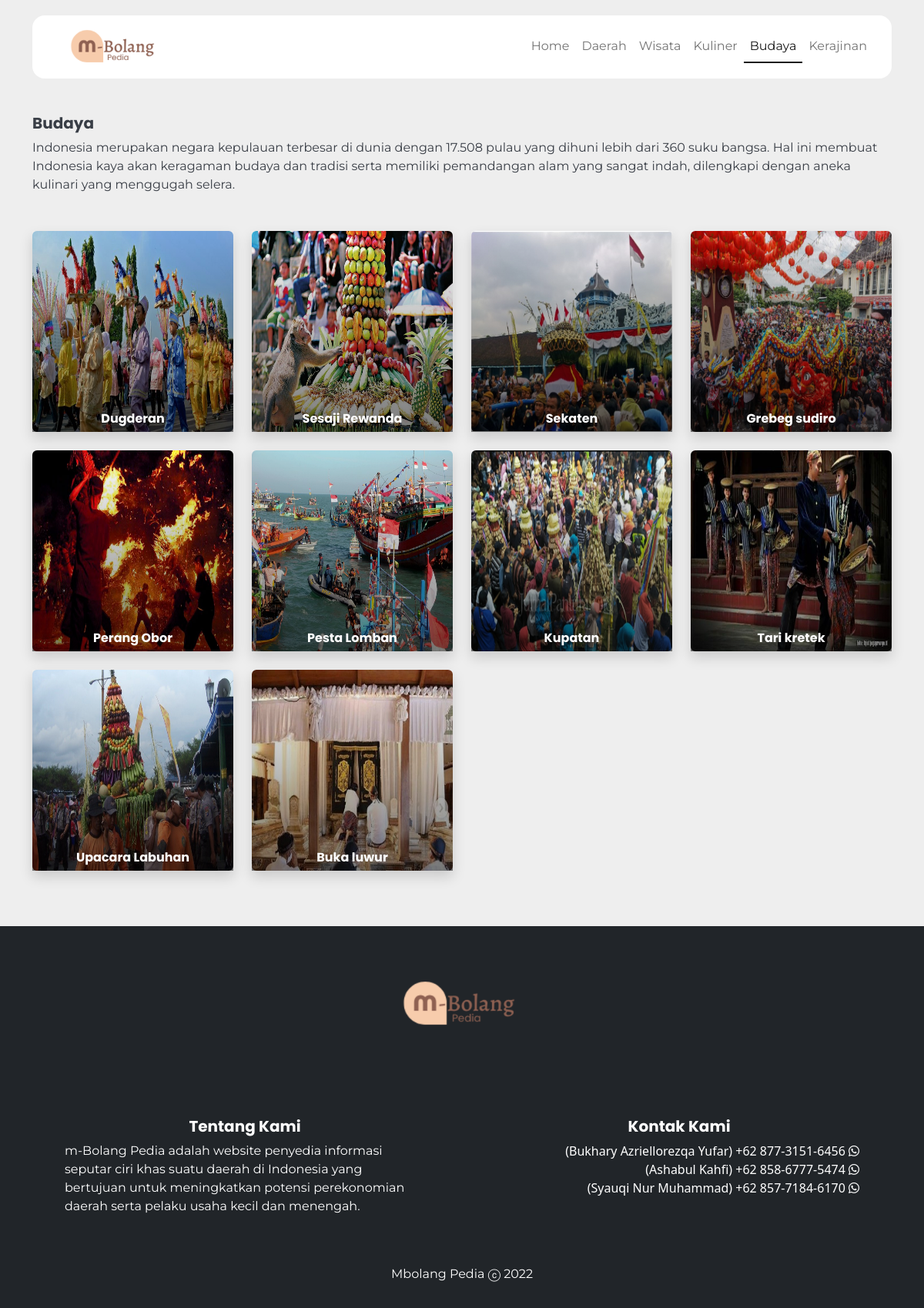
The app's page /index.php/home/budaya with its own data.
### tables this page shows
CREATE TABLE `tb_budaya` (
  `id_budaya` int(11) NOT NULL,
  `name_budaya` varchar(128) NOT NULL,
  `image_budaya` varchar(255) NOT NULL,
  `description_budaya` text NOT NULL,
  `id_kota` int(11) NOT NULL,
  `date_created` date NOT NULL
);

### application/controllers/Home.php (called while the page is built, shortened)
<?php
class Home extends CI_Controller
{
	public function budaya()
	{
		$data['title'] = 'Budaya';
		$data['budaya'] = $this->M_Crud->budaya()->result_array();
		$this->load->view('template/V_Hhome', $data);
		$this->load->view('home/V_budaya', $data);
		$this->load->view('template/V_Fhome', $data);
	}
}

### index.php (called while the page is built, shortened)
<?php
require_once BASEPATH.'core/CodeIgniter.php';

### application/models/M_Crud.php (called while the page is built, shortened)
<?php
class M_crud extends CI_Model
{
	function budaya()
	{
		$this->db->select('*');
		$this->db->from('tb_budaya');
		$this->db->join('tb_kota', 'tb_budaya.id_kota = tb_kota.id_kota');
		return $this->db->get();
	}
}

### application/views/home/V_budaya.php (the view)
<div class="container" style="margin-top: 66px !important;">
	<h5><?= $title ?></h5>
	<p class="mb-5">Indonesia merupakan negara kepulauan terbesar di dunia dengan 17.508 pulau yang dihuni lebih dari 360 suku bangsa. Hal ini membuat Indonesia kaya akan keragaman budaya dan tradisi serta memiliki pemandangan alam yang sangat indah, dilengkapi dengan aneka kulinari yang menggugah selera.</p>
	<div class="row">
		<?php foreach ($budaya as $bd) : ?>
			<div class="col-3 mb-4 ">
				<div class="shadow ratio ratio-1x1 ">
					<a class="bg-img " href="<?= base_url('Budaya/') . $bd['id_budaya'] ?>">
						<img src="<?= base_url('assets/budaya/') . $bd['image_budaya'] ?> " class=" bg-img rounded w-100 h-100 top-0 ">
						<div class="text-white d-flex justify-content-center  h-100 w-100 position-absolute align-items-end top-0 text-center  " style="    background: transparent linear-gradient(180deg,rgb(253 253 253 / 0%) 0,rgb(0 0 0 / 53%) 100%) 0 0 no-repeat padding-box;	">
							<h6 class="text-white"><?= $bd['name_budaya'] ?></h6>
						</div>
					</a>
				</div>
			</div>
		<?php endforeach; ?>
	</div>
</div>

### application/views/template/V_Hhome.php (style rules this page uses)
body { background-color: #EEEEEE; }
a, p, span, label { font-family: 'Montserrat', sans-serif !important; color: #393E46; }
h1, h2, h3, h4, h5, h6 { font-family: 'Poppins', sans-serif !important; font-weight: bold !important; color: #393E46 !important; }
.ratio { height: auto; overflow: hidden; }
.bg-img { transition: transform .5s ease; }

### records on screen
tb_budaya: image_budaya (picture), name_budaya "Dugderan"
tb_budaya: image_budaya (picture), name_budaya "Sesaji Rewanda"
tb_budaya: image_budaya (picture), name_budaya "Sekaten"
tb_budaya: image_budaya (picture), name_budaya "Grebeg sudiro"
tb_budaya: image_budaya (picture), name_budaya "Perang Obor"
tb_budaya: image_budaya (picture), name_budaya "Pesta Lomban"
tb_budaya: image_budaya (picture), name_budaya "Kupatan"
tb_budaya: image_budaya (picture), name_budaya "Tari kretek"
tb_budaya: image_budaya (picture), name_budaya "Upacara Labuhan"
tb_budaya: image_budaya (picture), name_budaya "Buka luwur"

### other values on screen
$title "Budaya"
